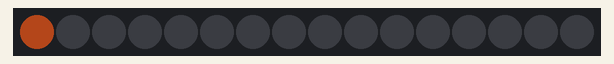
Recording of a sketch running on a simulated Arduino Uno, built with avr-gcc and run on an emulated ATmega328P. On the bench: 16 RGB LEDs in strip order, left to right. Dim RGB values are drawn brighter than linear.

Above: at 0.15 s.
At 0.55 s:
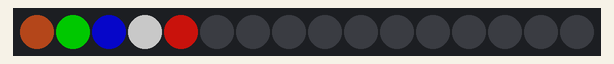
At 0.96 s:
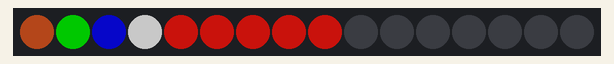
At 1.7 s:
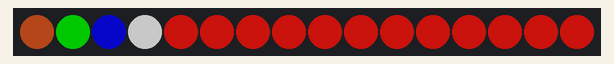

The sketch:

RGBW-16-static.ino.ino
```cpp
// RGBW (Red Green Blue White Neo-Pixel starter code
// 16 LEDS with no loop inside of void loop()
// CW Coleman 170413

#include <Adafruit_NeoPixel.h>
#ifdef __AVR__
  #include <avr/power.h>
#endif

#define PIN 6

#define NUM_LEDS 16

#define BRIGHTNESS 100

Adafruit_NeoPixel strip = Adafruit_NeoPixel(NUM_LEDS, PIN, NEO_GRBW + NEO_KHZ800);


void setup() {
  Serial.begin(115200);
  strip.setBrightness(BRIGHTNESS);
  strip.begin();
  strip.show(); // Initialize all pixels to 'off'
}

// Initialize some variables for the void loop()
int led, red, green, blue, white;
int wait = 100;

void loop() {

  led = 0; red = 150; green = 55; blue = 16; white = 10;
  strip.setPixelColor(led, red, green , blue, white);
  delay(wait);
  strip.show();

  led = 1; red = 0; green = 255; blue = 0; white = 0;
  strip.setPixelColor(led, red, green , blue, white);
  delay(wait);
  strip.show();

  led = 2; red = 0; green = 0; blue = 255; white = 10;
  strip.setPixelColor(led, red, green , blue, white);
  delay(wait);
  strip.show();

  led = 3; red = 0; green = 0; blue = 0; white = 255;
  strip.setPixelColor(led, red, green , blue, white);
  delay(wait);
  strip.show();

  led = 4; red = 255; green = 16; blue = 8; white = 10;
  strip.setPixelColor(led, red, green , blue, white);
  delay(wait);
   strip.show();

  led = 5; red = 255; green = 16; blue = 8; white = 10;
  strip.setPixelColor(led, red, green , blue, white);
  delay(wait);
   strip.show();

  led = 6; red = 255; green = 16; blue = 8; white = 10;
  strip.setPixelColor(led, red, green , blue, white);
  delay(wait);
   strip.show();

    led = 7; red = 255; green = 16; blue = 8; white = 10;
  strip.setPixelColor(led, red, green , blue, white);
  delay(wait);
   strip.show();

    led = 8; red = 255; green = 16; blue = 8; white = 10;
  strip.setPixelColor(led, red, green , blue, white);
  delay(wait);
   strip.show();

    led = 9; red = 255; green = 16; blue = 8; white = 10;
  strip.setPixelColor(led, red, green , blue, white);
  delay(wait);
   strip.show();

    led = 10; red = 255; green = 16; blue = 8; white = 10;
  strip.setPixelColor(led, red, green , blue, white);
  delay(wait);
   strip.show();

    led = 11; red = 255; green = 16; blue = 8; white = 10;
  strip.setPixelColor(led, red, green , blue, white);
  delay(wait);
   strip.show();

    led = 12; red = 255; green = 16; blue = 8; white = 10;
  strip.setPixelColor(led, red, green , blue, white);
  delay(wait);
   strip.show();

    led = 13; red = 255; green = 16; blue = 8; white = 10;
  strip.setPixelColor(led, red, green , blue, white);
  delay(wait);
   strip.show();

   led = 14; red = 255; green = 16; blue = 8; white = 10;
  strip.setPixelColor(led, red, green , blue, white);
  delay(wait);
   strip.show();

  led = 15; red = 255; green = 16; blue = 8; white = 10;
  strip.setPixelColor(led, red, green , blue, white);
  delay(wait);
  strip.show();


}
```
